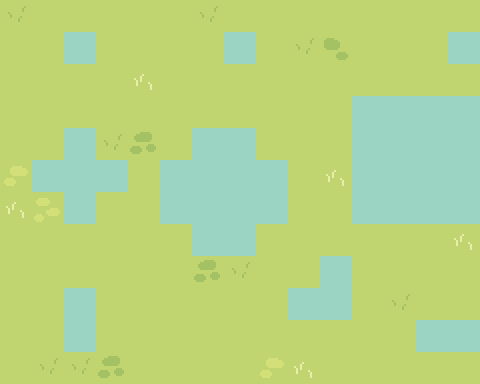

A 2D game scene composited from a Tiled map and its tileset images. What follows is a short description and the map's XML, with every tile layer's data as written:
An orthogonal 15x12 tile map with 32x32 px tiles, 1 tile layer (Tile Layer 1).

<map version="1.10" tiledversion="1.11.2" orientation="orthogonal" renderorder="right-down" width="15" height="12" tilewidth="32" tileheight="32" infinite="0" nextlayerid="2" nextobjectid="1">
 <tileset firstgid="1" source="TilesetBase.tsx" />
 <layer id="1" name="Tile Layer 1" width="15" height="12">
  <data encoding="csv">
1,18,18,18,18,18,1,18,18,18,18,18,18,18,18,
18,18,17,18,18,18,18,17,18,1,4,18,18,18,17,
18,18,18,18,7,18,18,18,18,18,18,18,18,18,18,
18,18,18,18,18,18,18,18,18,18,18,17,17,17,17,
18,18,17,1,5,18,17,17,18,18,18,17,17,17,17,
11,17,17,17,18,17,17,17,17,18,7,17,17,17,17,
7,10,17,18,18,17,17,17,17,18,18,17,17,17,17,
18,18,18,18,18,18,17,17,18,18,18,18,18,18,7,
18,18,18,18,18,18,5,1,18,18,17,18,18,18,18,
18,18,17,18,18,18,18,18,18,17,17,18,1,18,18,
18,18,17,18,18,18,18,18,18,18,18,18,18,17,17,
18,1,1,5,18,18,18,18,11,7,18,18,18,18,18
</data>
 </layer>
</map>
